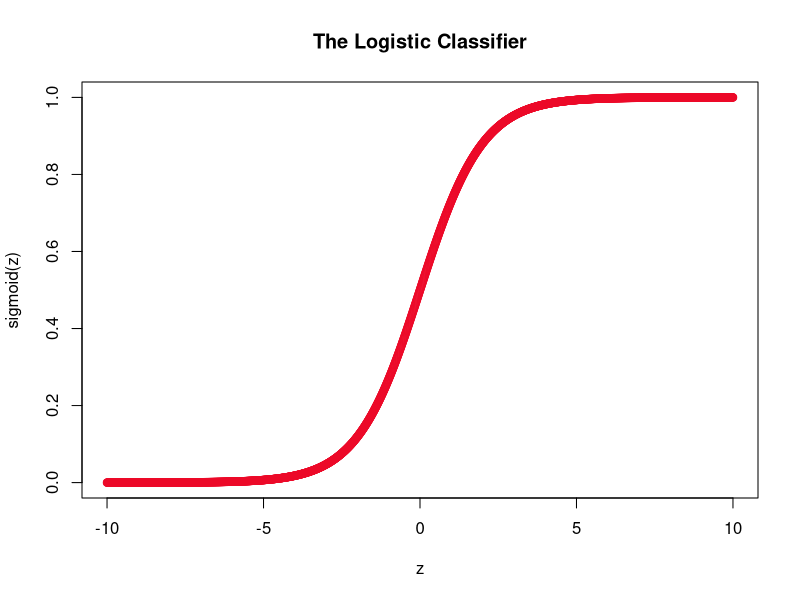
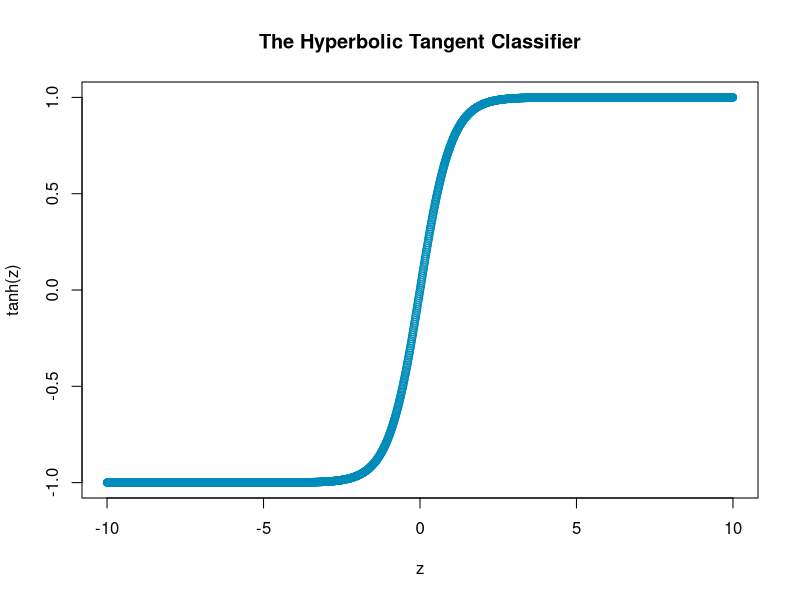

These figures' R source, in order:
## ---- chunk 1
sigmoid <- function(z) {
    1 / (1 + exp(-z))
}
z <- seq(-10, 10, 0.01)
plot(z, sigmoid(z), col = "#ec0928")
title("The Logistic Classifier")
## ---- chunk 2
sigmoid <- function(z) {
    1 / (1 + exp(-z))
}

tanh <- function(z) {
    2*sigmoid(2*z) - 1
}
z <- seq(-10, 10, 0.01)
plot(z, tanh(z), col = "#008CBA")
title("The Hyperbolic Tangent Classifier")
